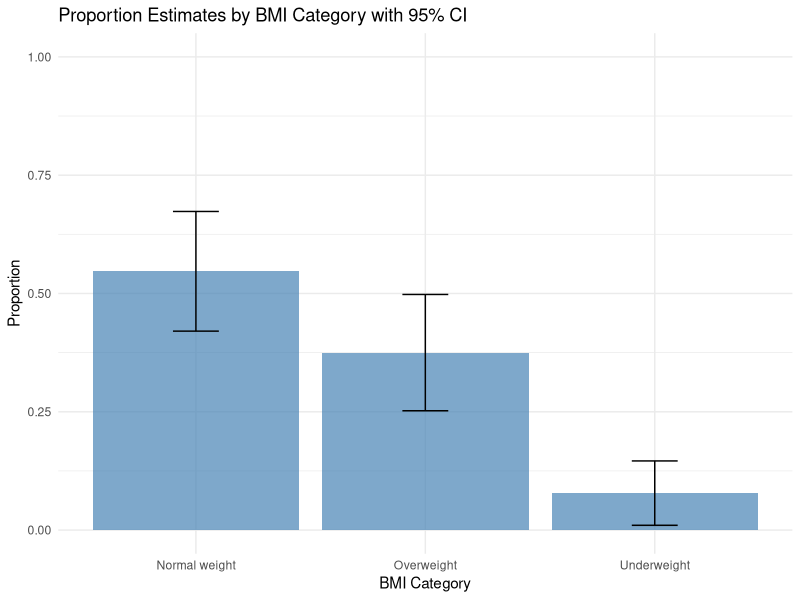
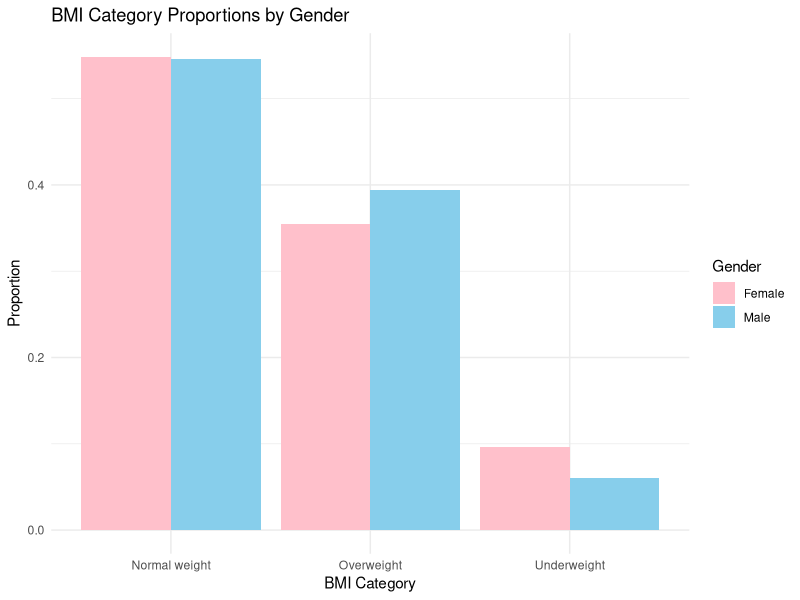

Generate these figures, in order, with R:
## ---- chunk 1
knitr::opts_chunk$set(echo = FALSE, warning = FALSE, message = FALSE)
library(ggplot2)
library(tidyverse)
## ---- chunk 2
library(readxl)

data_BMI <- read_excel("StatFinalSurvey2.xlsx")

head(data_BMI,5)
## ---- chunk 3
# Define BMI categories according to WHO standards
data_BMI <- data_BMI %>%
  mutate(BMI_Category = case_when(
    BMI < 18.5 ~ "Underweight",
    BMI >= 18.5 & BMI < 25.0 ~ "Normal Weight",
    BMI >= 25.0 ~ "Overweight"
  ))

head(data_BMI)
## ---- chunk 4

# Print descriptive statistics for BMI by gender
descriptive_stats <- data_BMI %>%
  group_by(Gender) %>%
  summarize(
    Count = n(),
    Mean_BMI = mean(BMI),
    Median_BMI = median(BMI),
    SD_BMI = sd(BMI),
    Min_BMI = min(BMI),
    Max_BMI = max(BMI)
  )

cat("\n--- DESCRIPTIVE STATISTICS BY GENDER ---\n")
print(descriptive_stats)
## ---- chunk 5
# --------------------
# SIMPLE RANDOM ANALYSIS
# --------------------

# Calculate the proportion for each BMI category
simple_proportions <- data_BMI %>%
  count(BMI_Category) %>%
  mutate(Proportion = n / sum(n),
         Percentage = Proportion * 100)

# Calculate 95% confidence intervals for each proportion
simple_ci <- data_BMI %>%
  group_by(BMI_Category) %>%
  summarize(
    Count = n(),
    Proportion = Count / nrow(data_BMI),
    SE = sqrt(Proportion * (1 - Proportion) / nrow(data_BMI)),
    CI_Lower = Proportion - 2 * SE,
    CI_Upper = Proportion + 2 * SE,
    Margin_of_Error = 2 * SE
  )

simple_ci
## ---- chunk 6
# Data preparation
# Create the dataset based on the information provided
student_data <- data.frame(
  Student = 1:64,
  Gender = c("F", "M", "F", "M", "M", "M", "M", "M", "F", "M", "M", "F", "F", "F", "M", "M", "M", "F", "M", "F", "M", "F", "M", "M", "M", "F", "M", "F", "F", "M", "F", "M", "F", "F", "F", "F", "F", "M", "F", "F", "M", "F", "M", "F", "F", "F", "M", "M", "F", "M", "M", "M", "F", "F", "M", "M", "F", "M", "M", "F", "F", "M", "M", "F"),
  BMI = c(27.1, 23, 21.2, 21.2, 23.7, 25, 30.3, 24.5, 18.8, 25.8, 22.6, 24.1, 23.8, 27.5, 25.8, 23.82, 20.4, 26.3, 23.7, 24, 28.9, 24, 23.5, 20.9, 25.1, 17, 23.4, 22.6, 20.8, 27.3, 20.8, 27.3, 17.8, 20.8, 18.8, 27.1, 18.8, 23.82, 23.82, 23.8, 23.82, 28.5, 26.5, 27.5, 26.5, 28.5, 26.9, 24.8, 26.7, 24.8, 23.9, 24.8, 26.8, 25.9, 17.5, 17.8, 16.8, 24.9, 29.2, 21.1, 23.6, 27.4, 28, 23.4)
)

# Add BMI category based on the provided criteria
student_data$BMI_Category <- cut(student_data$BMI, 
                                 breaks = c(0, 18.5, 25, Inf), 
                                 labels = c("Underweight", "Normal weight", "Overweight"),
                                 right = FALSE)

# Stratified sampling analysis function with corrected variance calculation
stratified_analysis <- function(data) {
  # Get total population size
  N <- nrow(data)
  
  # Calculate stratum information
  strata_info <- data.frame(
    Gender = c("M", "F"),
    N_h = c(sum(data$Gender == "M"), sum(data$Gender == "F"))
  )
  strata_info$W_h <- strata_info$N_h / N
  
  # Define BMI categories
  bmi_categories <- levels(data$BMI_Category)
  
  # Initialize results dataframe
  results <- data.frame(
    BMI_Category = bmi_categories,
    p_st = numeric(length(bmi_categories)),
    Var_p_st = numeric(length(bmi_categories)),
    SE_p_st = numeric(length(bmi_categories)),
    Margin_Error = numeric(length(bmi_categories)),
    CI_lower = numeric(length(bmi_categories)),
    CI_upper = numeric(length(bmi_categories))
  )
  
  # For each BMI category
  for (i in 1:length(bmi_categories)) {
    category <- bmi_categories[i]
    
    # Initialize calculation variables
    p_st <- 0
    var_p_st <- 0
    
    # For each stratum
    for (j in 1:nrow(strata_info)) {
      gender <- strata_info$Gender[j]
      N_h <- strata_info$N_h[j]
      W_h <- strata_info$W_h[j]
      
      # Subset data for this stratum
      stratum_data <- data[data$Gender == gender, ]
      n_h <- nrow(stratum_data)
      
      # Count number in this BMI category
      count_in_category <- sum(stratum_data$BMI_Category == category)
      
      # Calculate proportion in this stratum
      p_h <- count_in_category / n_h
      
      # Add to overall proportion
      p_st <- p_st + W_h * p_h
      
      # Calculate variance component for this stratum
      # Using the formula: (N_h/N)^2 * ((N_h - n_h)/N_h) * (p_h*(1-p_h)/(n_h-1))
      # For stratified sampling with replacement, we use:
      var_component <- (W_h^2) * (p_h * (1 - p_h) / (n_h - 1))
      
      # Note: In this case N_h = n_h since we're sampling the entire population within each stratum
      # If this is just a sample, adjust accordingly with the finite population correction factor
      var_p_st <- var_p_st + var_component
    }
    
    # Store results
    results$p_st[i] <- p_st
    results$Var_p_st[i] <- var_p_st
    results$SE_p_st[i] <- sqrt(var_p_st)
    
    # Calculate 95% margin of error and confidence intervals
    z <- qnorm(0.975)  # 95% CI
    results$Margin_Error[i] <- 2 * sqrt(var_p_st)
    results$CI_lower[i] <- max(0, p_st - results$Margin_Error[i])
    results$CI_upper[i] <- min(1, p_st + results$Margin_Error[i])
  }
  
  return(list(
    strata_info = strata_info,
    results = results,
    detailed_counts = table(data$Gender, data$BMI_Category)
  ))
}

# Run analysis
analysis_results <- stratified_analysis(student_data)

# Print results
cat("Stratified Sampling Analysis Results\n")
cat("------------------------------------\n\n")

cat("Strata Information:\n")
print(analysis_results$strata_info)
cat("\n")

cat("Detailed Counts by Gender and BMI Category:\n")
print(analysis_results$detailed_counts)
cat("\n")

cat("Proportion Estimates, Variance, and Margin of Error:\n")
print(analysis_results$results)
cat("\n")

# Calculate detailed stratum-specific proportions
cat("Stratum-specific proportions:\n")
for (gender in c("M", "F")) {
  cat(paste("\nGender:", gender, "\n"))
  stratum_data <- student_data[student_data$Gender == gender, ]
  bmi_counts <- table(stratum_data$BMI_Category)
  bmi_props <- prop.table(bmi_counts)
  print(bmi_props)
}

# Verification of stratified proportion calculation
cat("\nVerification of stratified proportion calculation:\n")
w_m <- sum(student_data$Gender == "M") / nrow(student_data)
w_f <- sum(student_data$Gender == "F") / nrow(student_data)

for (category in levels(student_data$BMI_Category)) {
  p_m <- sum(student_data$Gender == "M" & student_data$BMI_Category == category) / sum(student_data$Gender == "M")
  p_f <- sum(student_data$Gender == "F" & student_data$BMI_Category == category) / sum(student_data$Gender == "F")
  p_st <- w_m * p_m + w_f * p_f
  
  cat(paste("BMI Category:", category, "\n"))
  cat(paste("  Male proportion (p_m):", p_m, "\n"))
  cat(paste("  Female proportion (p_f):", p_f, "\n"))
  cat(paste("  Male weight (w_m):", w_m, "\n"))
  cat(paste("  Female weight (w_f):", w_f, "\n"))
  cat(paste("  Stratified proportion (p_st):", p_st, "\n\n"))
  
  # Manually calculate variance
  var_m <- (w_m^2) * (p_m * (1 - p_m) / (sum(student_data$Gender == "M") - 1))
  var_f <- (w_f^2) * (p_f * (1 - p_f) / (sum(student_data$Gender == "F") - 1))
  var_st <- var_m + var_f
  
  cat(paste("  Variance component from males:", var_m, "\n"))
  cat(paste("  Variance component from females:", var_f, "\n"))
  cat(paste("  Total variance (var_st):", var_st, "\n"))
  cat(paste("  Standard error:", sqrt(var_st), "\n"))
  cat(paste("  95% Margin of error:", qnorm(0.975) * sqrt(var_st), "\n\n"))
}

# Visualization
library(ggplot2)

# Create data for plotting
plot_data <- data.frame(
  BMI_Category = analysis_results$results$BMI_Category,
  Proportion = analysis_results$results$p_st,
  CI_lower = analysis_results$results$CI_lower,
  CI_upper = analysis_results$results$CI_upper
)

# Bar plot with confidence intervals
ggplot(plot_data, aes(x = BMI_Category, y = Proportion)) +
  geom_bar(stat = "identity", fill = "steelblue", alpha = 0.7) +
  geom_errorbar(aes(ymin = CI_lower, ymax = CI_upper), width = 0.2) +
  labs(title = "Proportion Estimates by BMI Category with 95% CI",
       x = "BMI Category",
       y = "Proportion") +
  theme_minimal() +
  ylim(0, 1)

# Gender-specific analysis
gender_proportions <- data.frame(
  Gender = c(rep("Male", 3), rep("Female", 3)),
  BMI_Category = rep(levels(student_data$BMI_Category), 2),
  Count = c(
    sum(student_data$Gender == "M" & student_data$BMI_Category == "Underweight"),
    sum(student_data$Gender == "M" & student_data$BMI_Category == "Normal weight"),
    sum(student_data$Gender == "M" & student_data$BMI_Category == "Overweight"),
    sum(student_data$Gender == "F" & student_data$BMI_Category == "Underweight"),
    sum(student_data$Gender == "F" & student_data$BMI_Category == "Normal weight"),
    sum(student_data$Gender == "F" & student_data$BMI_Category == "Overweight")
  )
)

gender_proportions$Total <- c(
  rep(sum(student_data$Gender == "M"), 3),
  rep(sum(student_data$Gender == "F"), 3)
)

gender_proportions$Proportion <- gender_proportions$Count / gender_proportions$Total

# Plot gender-specific proportions
ggplot(gender_proportions, aes(x = BMI_Category, y = Proportion, fill = Gender)) +
  geom_bar(stat = "identity", position = "dodge") +
  labs(title = "BMI Category Proportions by Gender",
       x = "BMI Category",
       y = "Proportion") +
  theme_minimal() +
  scale_fill_manual(values = c("Male" = "skyblue", "Female" = "pink"))

